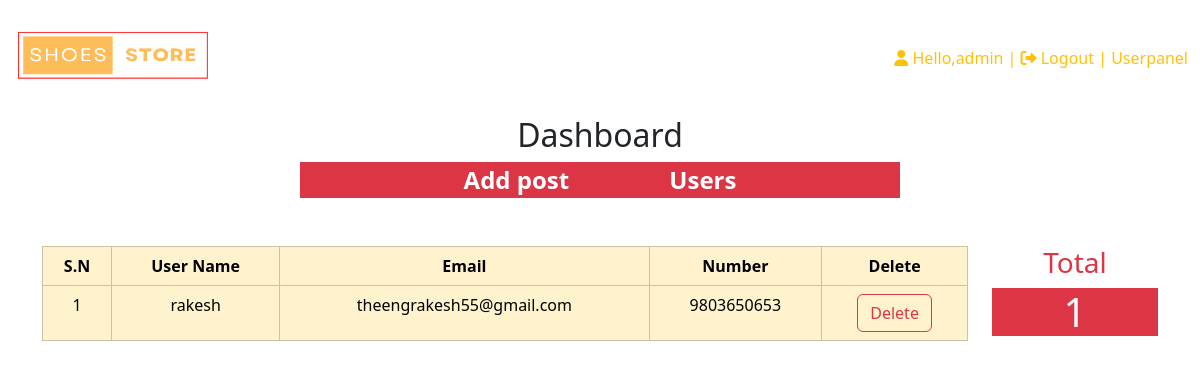
Page /admin/user.php (signed in) on the committed database.
### tables this page shows
CREATE TABLE `tbluser` (
  `Id` int(100) NOT NULL,
  `Username` varchar(100) NOT NULL,
  `Email` varchar(100) NOT NULL,
  `Number` varchar(100) NOT NULL,
  `Password` varchar(100) NOT NULL
);

### admin/user.php (the view, shortened to what this page needs)
<html>
    <head>
        <link href="https://cdn.jsdelivr.net/npm/bootstrap@5.3.2/dist/css/bootstrap.min.css" rel="stylesheet">
        <link rel="stylesheet" href="https://cdnjs.cloudflare.com/ajax/libs/font-awesome/6.5.1/css/all.min.css">
    </head>
    <body>
    <?php
include'mystore.php';
$con = mysqli_connect('localhost', 'root', '', 'ecommerce');
$Record=mysqli_query($con, "SELECT * FROM `tbluser`");
$row_count = mysqli_num_rows($Record);
    ?>
<div class="container mt-5">
    <div class="row">
        <div class="col-md-10">
    <table class="table table-warning text-white table-bordered">
        <thead class="text-center">
            <th>S.N</th>
            <th>User Name</th>
            <th>Email</th>
            <th>Number</th>
            <th>Delete</th>
        </thead>
        <tbody class="text-center text-danger">
            <?php
         $i=0;
         while(   $row = mysqli_fetch_array($Record)){
         echo "   <tr>
            <td>"; ?> <?php echo ++$i; ?> <?php echo "</td>
            <td>$row[Username]</td>
            <td>$row[Email]</td>
            <td>$row[Number]</td>
            <td><a href='delete.php? ID=$row[Id]' class = 'btn btn-outline-danger'> Delete</a></td>
        </tr>
        ";
         }
            ?>
        </tbody>
    </table>
    </div>
<div class="col-md-2 pr-5 text-center">
    <h3 class="text-danger">Total</h3>
    <h1 class="bg-danger text-white"><?php echo $row_count; ?></h1>
</div>
</div>
</div>
    </body>
</html>

### rows in the picture
tbluser: Username "rakesh", Email "theengrakesh55@gmail.com", Number "9803650653"

### other values in the picture
$_SESSION['admin'] "admin"
$row_count "1"
